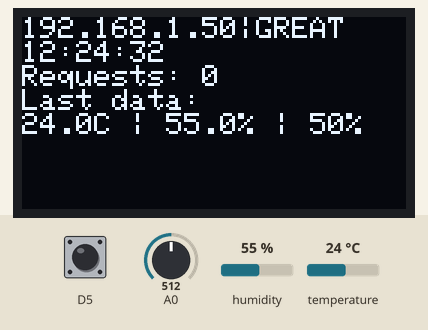
This program was run on a simulated ESP8266 (NodeMCU). Shown: 128×64 one-colour display. Inputs (shaded band) come from the test bench; at power-on: D5 HIGH, humidity 55 %, A0 = 512, temperature 24 °C. WiFi joins after 1.5 s; servers stay silent unless stated; the display library's start-up logo is not drawn; network time is answered at once with the bench clock; the local clock reads 2024-03-15 10:24:30 at power-on unless the program sets it; what the program prints to the serial monitor is not drawn.

Above: at 2.9 s.
3.0 s: D5 pulled LOW for 0.15 s
At 4.1 s:
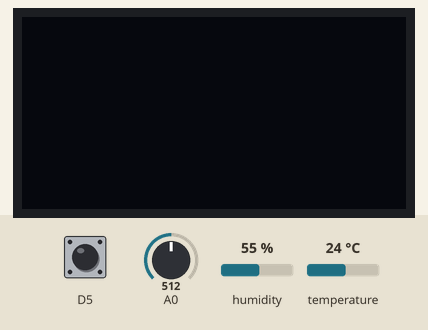
4.6 s: D5 pulled LOW for 1 s
At 5.6 s:
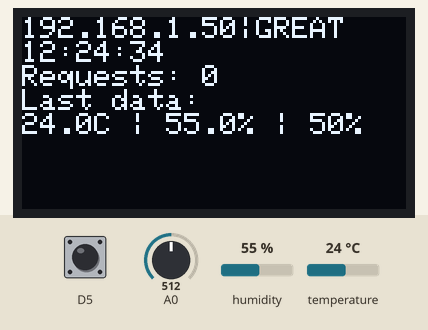
7.3 s: humidity set to 22 %
At 8.3 s:
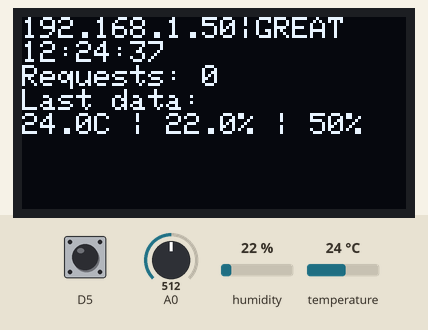
9.3 s: A0 set to 716
At 10.6 s:
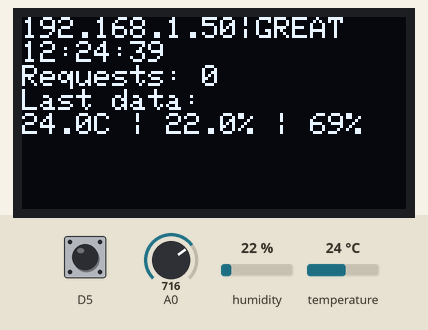
11.3 s: temperature set to 12 °C
At 12.6 s:
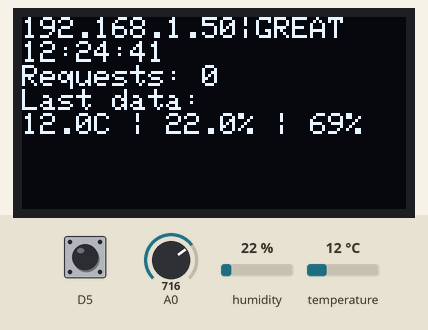
13.3 s: A0 set to 900
At 14.1 s:
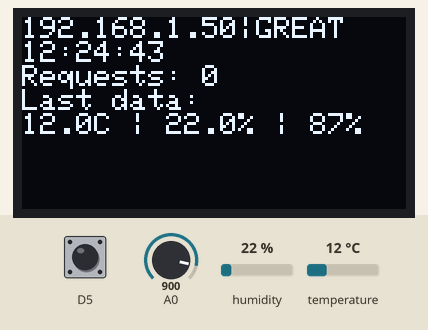
Timing chart, 0 to 16.3 s (numbered marks = the images above; inputs shaded):
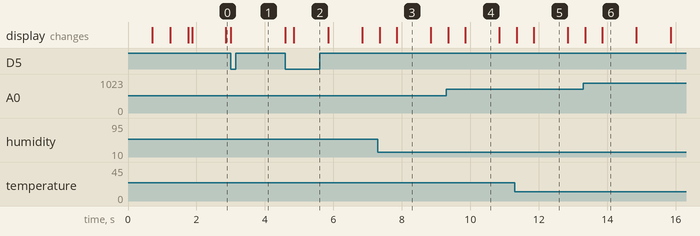

Measured:
- after the input at 3.0 s, the display: changes at once (image 1)
- after the input at 4.6 s, the display: first changes at once (image 2 shows a later state)
- what the display in image 3 shows lasts 1.0 s, from 7.8 s to 8.8 s

The program:

main.cpp
```cpp
/**
 * NodeMCU client code.
 *
 * Developped for the DomoHome projet.
 *
 * Alexy Torres Aurora Dugo
 */

#include <Arduino.h>
#include <WiFiClient.h>
#include <ESP8266WebServer.h>
#include <DHT.h>
#include <DHT_U.h>
#include <Wire.h>
#include <Adafruit_GFX.h>
#include <Adafruit_SSD1306.h>
#include <NTPClient.h>
#include <WiFiUdp.h>

#define NET_SSID    "DomoDev"
#define NET_PSSWD   "DomohomeDev"
#define NET_TIMEOUT 500

#define SCREEN_WIDTH 128
#define SCREEN_HEIGHT 64
#define OLED_RESET     -1

#define NTP_SERVER "pool.ntp.org"
#define TIME_OFFSET 2
#define DAYLIGHT_SAVING_TIME 1

#define DISP_REFRESH_TIME 500     // 500ms
#define NTP_UPDATE_TIME   3600000 // 1H

#define DEBOUNCE_TIME 100

/* Server objets */
ESP8266WebServer restServer(5001);
DHT_Unified dhtSensor(D7, DHT22);
Adafruit_SSD1306 display(SCREEN_WIDTH, SCREEN_HEIGHT, &Wire, OLED_RESET);
uint64_t requestCount = 0;
WiFiUDP ntpUDP;
NTPClient timeClient(ntpUDP, TIME_OFFSET);

float lastTemp;
float lastHumidity;
uint32_t lastLum;

uint32_t lastRefresh;
uint32_t lastNTPUpdate;

uint64_t curTimestamp;

uint32_t disEnableTime;
bool     displayState;

uint32_t debLastSample;
uint8_t  lastBtnState;


void updateDisplay(void);

/******************************************************************************
 * REST API ROUTES
 *****************************************************************************/
void unknownRoute(void)
{
  uint8_t i;
  uint8_t argsCount;
  String  message;

  message = "{error: 404, msg: \"Unknown route\", ";
  message += "uri: ";
  message += restServer.uri();
  message += ", method: \"";
  message += (restServer.method() == HTTP_GET) ? "GET" : "POST";
  message += "\", arguments: ";
  message += restServer.args();
  message += ", args: \"";

  argsCount = restServer.args();
  for (i = 0; i < argsCount; ++i)
  {
    message += restServer.argName(i) + ": " + restServer.arg(i);
    if(i != argsCount - 1)
    {
      message += ", ";
    }
  }
  message += "\"}";
  restServer.send(404, "text/json", message);

  ++requestCount;
}

void defaultRoute(void)
{
  String message;

  message =  "<h1>DomoHome Node</h1>";
  message += "<h2>IP: ";
  message += WiFi.localIP().toString();
  message += "</h2>";
  message += "<h3>Available routes: </h3>";
  message += "<ul>";
  message += "<li>getEnv</li>";
  message += "</ul>";

  restServer.send(200, "text/html", message);

  ++requestCount;
}

/******************************************************************************
 * MAIN
 *****************************************************************************/
void getLumTempHum(bool isManual)
{
  String          message;
  sensors_event_t event;
  uint32_t        lum;

  float t;
  float h;

  /* Get luminosity */
  lum = analogRead(A0);
  lum = lum * 100 / 1023;

  /* Get temperature and humidity */
  dhtSensor.temperature().getEvent(&event);
  t = event.temperature;
  dhtSensor.humidity().getEvent(&event);
  h = event.relative_humidity;

  /* Update last values */
  lastLum      = lum;
  lastTemp     = t;
  lastHumidity = h;

  message =  "{ \"error\": 0, \"lum\": " + String(lum) + ", \"temp\": " +
                                   String(t) + ", \"humidity\": " +
                                   String(h) + ", \"timestamp\": " +
                                   String(curTimestamp / 1000) + "}";

  if(!isManual)
  {
    restServer.send(200, "text/json", message);
    ++requestCount;
  }
}

void getLumTempHumRest(void)
{
  getLumTempHum(false);
}


void btnPoll(void)
{
  uint8_t  state;
  uint32_t curTime;

  curTime = millis();
  state   = digitalRead(D5);

  if(lastBtnState != state)
  {
    /* Debounce time, manages when millis overflows */
    if(debLastSample + DEBOUNCE_TIME <= curTime ||
       debLastSample > curTime + DEBOUNCE_TIME);
    {
      debLastSample = curTime;
      lastBtnState  = state;

      /* Button is pressed on LOW */
      if(state == 0)
      {
        displayState = !displayState;

        Serial.printf("Display: %d\n", displayState);

        if(displayState)
        {
          display.ssd1306_command(SSD1306_DISPLAYON);
        }
        else
        {
          display.ssd1306_command(SSD1306_DISPLAYOFF);
        }
      }

    }
  }
}

void initDisplay(void)
{
  if(!display.begin(SSD1306_SWITCHCAPVCC, 0x3C)) {
    Serial.println(F("SSD1306 allocation failed"));
    for(;;);
  }
  display.display();
  delay(100);
  display.setTextColor(WHITE);
  display.setTextSize(1);
  display.clearDisplay();
  display.setCursor(0, 0);
  display.display();
}

void getTime(String& str)
{
  uint32_t hours;
  uint32_t minutes;
  uint32_t seconds;

  hours = (curTimestamp % 86400000L) / 3600000;
  str = hours < 10 ? "0" + String(hours) + ":" : String(hours) + ":";

  minutes = (curTimestamp % 3600000) / 60000;
  str += minutes < 10 ? "0" + String(minutes) + ":"  : String(minutes) + ":";

  seconds = curTimestamp % 60000 / 1000;
  str += seconds < 10 ? "0" + String(seconds) : String(seconds);
}

const char* getSignalStrength(void){
  int8_t dBm;

  dBm = WiFi.RSSI();

  if (dBm >= -46) {
    return "EXCEL";
  }
  if (dBm >= -60) {
    return "GREAT";
  }
  if (dBm >= -72) {
    return "OK";
  }
  if (dBm >= -80) {
    return "WEAK";
  }
  if (dBm >= -90) {
    return "LOW";
  }
  return "DISC";
};

void updateDisplay(void)
{
  String   formattedDate;

  if(displayState)
  {
    /* Clear composition */
    display.clearDisplay();
    display.setCursor(0, 0);

    /* Print wifi status */
    display.printf("%s|%s\n",
                  WiFi.localIP().toString().c_str(),
                  getSignalStrength());

    /* Get time */
    getTime(formattedDate);
    display.printf("%s\n", formattedDate.c_str());

    /* Display info */
    display.printf("Requests: %llu\n", requestCount);
    display.printf("Last data: \n%.1fC | %.1f%% | %u%%\n",
                  lastTemp, lastHumidity, lastLum);

    display.display();
  }
}

void initConnection(void)
{
  /* Set mode and network data */
  WiFi.mode(WIFI_STA);
  WiFi.begin(NET_SSID, NET_PSSWD);

  Serial.println("\nConnection to " NET_SSID);
  display.println("Connection to " NET_SSID);

  /* Wait for connection */
  while (WiFi.status() != WL_CONNECTED)
  {
    delay(NET_TIMEOUT);
    Serial.print(".");
    display.printf(".");
    display.display();
  }

  Serial.println("\nConnected");
  Serial.print("IP address: ");
  Serial.println(WiFi.localIP());

  updateDisplay();
}

void initServerRouting(void)
{
  /* On erroneous route */
  restServer.onNotFound(unknownRoute);

  /* Default route */
  restServer.on("/", HTTP_GET, defaultRoute);

  /* Read environment */
  restServer.on("/getEnv", HTTP_GET, getLumTempHumRest);
}

void setup(void)
{
  lastRefresh   = 0;
  lastNTPUpdate = NTP_UPDATE_TIME;
  requestCount  = 0;
  lastLum       = -1;
  lastHumidity  = -1;
  lastTemp      = -1;
  displayState  = true;
  debLastSample = 0;

  /* Init serial */
  Serial.begin(9600);

  /* Init DHT sensor */
  dhtSensor.begin();

  /* Init display */
  initDisplay();

  /* Init network connection */
  initConnection();

  /* Init the server's API handling */
  initServerRouting();

  /* Init input button */
  pinMode(D5, INPUT_PULLUP);
  lastBtnState = digitalRead(D5);

  /* Init server */
  restServer.begin();
  Serial.println("DomoHome node ready");
}

void loop(void)
{
  uint32_t curTime;

  /* Wait for request */
  restServer.handleClient();

  /* Get current time */
  curTime = millis();

  /* Refresh display and update time locally */
  if(curTime >= lastRefresh && curTime - lastRefresh >= DISP_REFRESH_TIME)
  {
    curTimestamp += curTime - lastRefresh;
    lastRefresh = curTime;
    getLumTempHum(true);
    updateDisplay();
  }
  /* Check if we need to contact NTP to get the time */
  else if(curTime < lastRefresh || curTime - lastNTPUpdate > NTP_UPDATE_TIME)
  {
    /* Init NTP server */
    timeClient.begin();

    while(!timeClient.update())
    {
      timeClient.forceUpdate();
    }

    curTimestamp = (uint64_t)timeClient.getEpochTime() * 1000ULL + TIME_OFFSET * 3600000;

    /* End NTP server */
    timeClient.end();

    lastRefresh   = curTime;
    lastNTPUpdate = curTime;
    getLumTempHum(true);

    updateDisplay();
  }

  /* Handle button */
  btnPoll();
}
```
